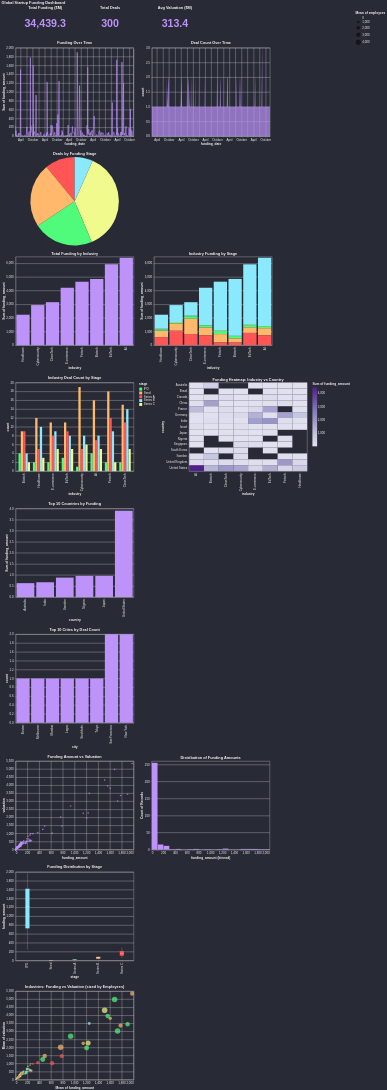

Write the Vega-Lite specification saved for this chart.
### Vega-Lite specification from a JSON file in a GitHub repository (floating-point values rounded to 4 significant figures; data arrays with more than 128 entries replaced by an {"elided": "..."} marker saying what was removed)
{"$schema": "https://vega.github.io/schema/vega-lite/v6.json", "title": "Global Startup Funding Dashboard", "vconcat": [{"hconcat": [{"width": 200, "height": 80, "mark": {"type": "text", "fontSize": 36, "fontWeight": "bold", "color": "#bd93f9"}, "encoding": {"text": {"type": "quantitative", "field": "funding_amount", "aggregate": "sum", "format": ",.1f"}}, "title": "Total Funding ($M)"}, {"width": 200, "height": 80, "mark": {"type": "text", "fontSize": 36, "fontWeight": "bold", "color": "#bd93f9"}, "encoding": {"text": {"type": "quantitative", "aggregate": "count", "format": ",.0f"}}, "title": "Total Deals"}, {"width": 200, "height": 80, "mark": {"type": "text", "fontSize": 36, "fontWeight": "bold", "color": "#bd93f9"}, "encoding": {"text": {"type": "quantitative", "field": "valuation", "aggregate": "mean", "format": ",.1f"}}, "title": "Avg Valuation ($M)"}]}, {"hconcat": [{"mark": {"type": "line", "color": "#bd93f9", "interpolate": "monotone"}, "encoding": {"x": {"field": "funding_date", "type": "temporal"}, "y": {"field": "funding_amount", "type": "quantitative", "aggregate": "sum"}, "tooltip": [{"field": "funding_date", "type": "temporal"}, {"field": "funding_amount", "type": "quantitative", "aggregate": "sum"}]}, "title": "Funding Over Time", "width": 400, "height": 300}, {"mark": {"type": "area", "color": "#bd93f9", "interpolate": "monotone", "opacity": 0.7}, "encoding": {"x": {"field": "funding_date", "type": "temporal"}, "y": {"aggregate": "count", "type": "quantitative", "title": "count"}, "tooltip": [{"field": "funding_date", "type": "temporal"}, {"aggregate": "count", "type": "quantitative", "title": "count"}]}, "title": "Deal Count Over Time", "width": 400, "height": 300}]}, {"mark": "arc", "encoding": {"theta": {"aggregate": "count", "type": "quantitative", "title": "count"}, "color": {"field": "stage", "type": "nominal", "scale": {"range": ["#50fa7b", "#ffb86c", "#ff5555", "#8be9fd", "#f1fa8c"]}}, "tooltip": [{"field": "stage", "type": "nominal"}, {"aggregate": "count", "type": "quantitative", "title": "count"}]}, "title": "Deals by Funding Stage", "width": 400, "height": 300}, {"hconcat": [{"mark": {"type": "bar", "color": "#bd93f9"}, "encoding": {"x": {"field": "industry", "type": "nominal", "sort": {"encoding": "y", "order": "ascending"}}, "y": {"field": "funding_amount", "type": "quantitative", "aggregate": "sum"}, "tooltip": [{"field": "industry"}, {"field": "funding_amount", "type": "quantitative", "aggregate": "sum"}]}, "title": "Total Funding by Industry", "width": 400, "height": 300}, {"mark": "bar", "encoding": {"x": {"field": "industry", "type": "nominal", "sort": {"encoding": "y", "order": "ascending"}}, "y": {"field": "funding_amount", "type": "quantitative", "aggregate": "sum"}, "color": {"field": "stage", "type": "nominal", "scale": {"range": ["#50fa7b", "#ffb86c", "#ff5555", "#8be9fd", "#f1fa8c"]}}, "tooltip": [{"field": "industry"}, {"field": "funding_amount", "type": "quantitative", "aggregate": "sum"}, {"field": "stage"}]}, "title": "Industry Funding by Stage", "width": 400, "height": 300}]}, {"hconcat": [{"mark": "bar", "encoding": {"x": {"field": "industry", "type": "nominal", "sort": {"encoding": "y", "order": "ascending"}}, "y": {"aggregate": "count", "type": "quantitative", "title": "count"}, "xOffset": {"field": "stage", "type": "nominal"}, "color": {"field": "stage", "type": "nominal", "scale": {"range": ["#50fa7b", "#ffb86c", "#ff5555", "#8be9fd", "#f1fa8c"]}}, "tooltip": [{"field": "industry"}, {"aggregate": "count", "type": "quantitative", "title": "count"}, {"field": "stage"}]}, "title": "Industry Deal Count by Stage", "width": 400, "height": 300}, {"mark": "rect", "encoding": {"x": {"field": "industry", "type": "nominal"}, "y": {"field": "country", "type": "nominal"}, "color": {"type": "quantitative", "field": "funding_amount", "aggregate": "sum", "scale": {"scheme": "purples"}}, "tooltip": [{"field": "industry"}, {"field": "country"}, {"type": "quantitative", "field": "funding_amount", "aggregate": "sum"}]}, "title": "Funding Heatmap: Industry vs Country", "width": 400, "height": 300}]}, {"mark": {"type": "bar", "color": "#bd93f9"}, "encoding": {"x": {"field": "country", "type": "nominal", "sort": {"encoding": "y", "order": "ascending"}}, "y": {"field": "funding_amount", "type": "quantitative", "aggregate": "sum"}, "tooltip": [{"field": "country"}, {"field": "funding_amount", "type": "quantitative", "aggregate": "sum"}]}, "transform": [{"window": [{"op": "rank", "as": "_rank"}], "sort": [{"field": "funding_amount", "order": "ascending"}]}, {"filter": "datum._rank <= 10"}], "title": "Top 10 Countries by Funding", "width": 400, "height": 300}, {"mark": {"type": "bar", "color": "#bd93f9"}, "encoding": {"x": {"field": "city", "type": "nominal", "sort": {"encoding": "y", "order": "ascending"}}, "y": {"aggregate": "count", "type": "quantitative", "title": "count"}, "tooltip": [{"field": "city"}, {"aggregate": "count", "type": "quantitative", "title": "count"}]}, "transform": [{"window": [{"op": "rank", "as": "_rank"}], "sort": [{"field": "funding_amount", "order": "ascending"}]}, {"filter": "datum._rank <= 10"}], "title": "Top 10 Cities by Deal Count", "width": 400, "height": 300}, {"hconcat": [{"mark": {"type": "point", "color": "#bd93f9", "filled": true}, "encoding": {"x": {"field": "funding_amount", "type": "quantitative"}, "y": {"field": "valuation", "type": "quantitative"}, "tooltip": [{"field": "funding_amount", "type": "quantitative"}, {"field": "valuation", "type": "quantitative"}]}, "title": "Funding Amount vs Valuation", "width": 400, "height": 300}, {"mark": {"type": "bar", "color": "#bd93f9"}, "encoding": {"x": {"bin": {"maxbins": 30}, "field": "funding_amount", "type": "quantitative"}, "y": {"aggregate": "count", "type": "quantitative"}}, "title": "Distribution of Funding Amounts", "width": 400, "height": 300}]}, {"mark": {"type": "boxplot", "extent": "min-max", "color": "#bd93f9"}, "encoding": {"x": {"field": "stage", "type": "nominal"}, "y": {"field": "funding_amount", "type": "quantitative", "scale": {"zero": false}}, "color": {"field": "stage", "type": "nominal", "legend": null}}, "title": "Funding Distribution by Stage", "width": 400, "height": 300}, {"mark": {"type": "point", "filled": true, "opacity": 0.7}, "encoding": {"x": {"field": "funding_amount", "type": "quantitative", "aggregate": "mean"}, "y": {"field": "valuation", "type": "quantitative", "aggregate": "mean"}, "tooltip": [{"field": "funding_amount", "type": "quantitative"}, {"field": "valuation", "type": "quantitative"}, {"field": "industry", "type": "nominal"}, {"field": "employees", "type": "quantitative"}], "color": {"field": "industry", "type": "nominal", "scale": {"range": ["#50fa7b", "#ffb86c", "#ff5555", "#8be9fd", "#f1fa8c"]}}, "size": {"field": "employees", "type": "quantitative", "aggregate": "mean"}}, "title": "Industries: Funding vs Valuation (sized by Employees)", "width": 400, "height": 300}], "config": {"range": {"category": ["#50fa7b", "#ffb86c", "#ff5555", "#8be9fd", "#f1fa8c"]}, "background": "#282a36", "title": {"color": "#f8f8f2"}, "axis": {"labelColor": "#f8f8f2", "titleColor": "#f8f8f2"}, "legend": {"labelColor": "#f8f8f2", "titleColor": "#f8f8f2"}}, "data": {"values": {"elided": "300 records"}}}
